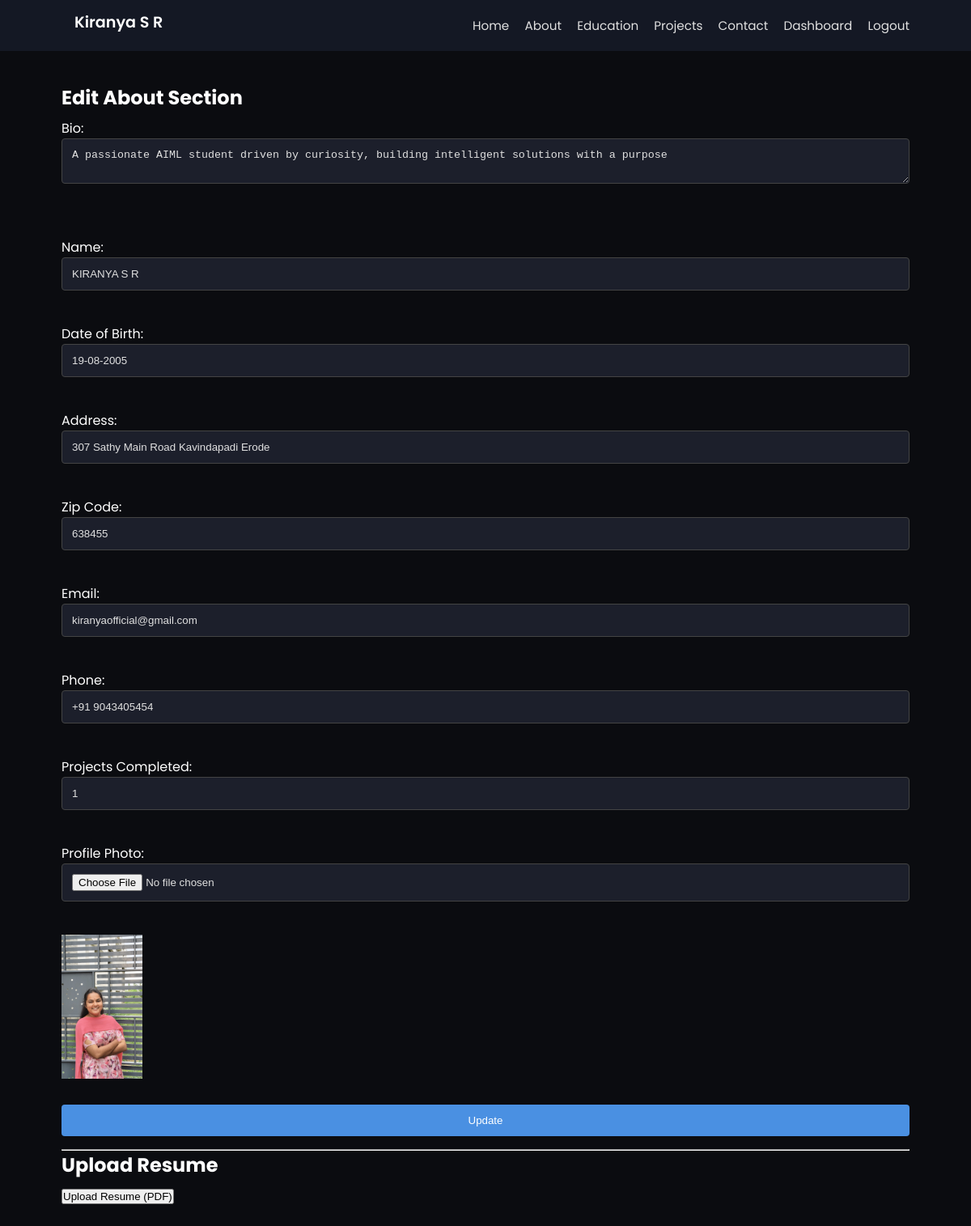
/admin/about/edit (signed in), run on the app's committed database.
### tables this page shows
CREATE TABLE about (
    id INTEGER PRIMARY KEY,
    bio TEXT,
    name TEXT,
    dob TEXT,
    address TEXT,
    zip_code TEXT,
    email TEXT,
    phone TEXT,
    projects_completed INTEGER,
    photo TEXT,
    resume TEXT
);

### app.py (the view, shortened to what this page needs)
@app.route('/admin/about/edit', methods=['GET', 'POST'])
def edit_about():
    if not session.get('admin'):
        return redirect('/login')
    conn = get_db_connection()
    c = conn.cursor()
    c.execute('SELECT bio, name, dob, address, zip_code, email, phone, projects_completed, photo FROM about WHERE id=1')
    about = c.fetchone()
    conn.close()
    return render_template('edit_about.html', about={
        'bio': about[0], 'name': about[1], 'dob': about[2], 'address': about[3],
        'zip_code': about[4], 'email': about[5], 'phone': about[6],
        'projects_completed': about[7], 'photo': about[8]
    })

### app.py (called while the page is built)
def get_db_connection():
    return sqlite3.connect(DATABASE_PATH)

### templates/edit_about.html (shortened to what this page needs)
{% extends "layout.html" %}
{% block content %}
<h2>Edit About Section</h2>
<form method="POST" enctype="multipart/form-data">
  <label>Bio:</label><br>
  <textarea name="bio" required>{{ about.bio }}</textarea><br><br>
  <label>Name:</label><br>
  <input type="text" name="name" value="{{ about.name }}" required><br>
  <label>Date of Birth:</label><br>
  <input type="text" name="dob" value="{{ about.dob }}" required><br>
  <label>Address:</label><br>
  <input type="text" name="address" value="{{ about.address }}" required><br>
  <label>Zip Code:</label><br>
  <input type="text" name="zip_code" value="{{ about.zip_code }}" required><br>
  <label>Email:</label><br>
  <input type="email" name="email" value="{{ about.email }}" required><br>
  <label>Phone:</label><br>
  <input type="text" name="phone" value="{{ about.phone }}" required><br>
  <label>Projects Completed:</label><br>
  <input type="number" name="projects_completed" value="{{ about.projects_completed }}" required><br>
  <label>Profile Photo:</label><br>
  <input type="file" name="photo"><br>
  {% if about.photo %}
  <img src="{{ url_for('static', filename='images/' + about.photo) }}" width="100"><br><br>
  {% endif %}
  <button type="submit">Update</button>
</form>
<hr>
<h2>Upload Resume</h2>
<a href="{{ url_for('upload_resume') }}"><button>Upload Resume (PDF)</button></a>
{% endblock %}

### static/css/style.css (style rules this page uses)
body { font-family: 'Poppins', sans-serif; margin: 0; padding: 0; background-color: #0f1117; color: #e0e0e0; }
h1, h2, h3, h4 { font-family: 'Poppins', sans-serif; color: #ffffff; margin: 0 0 0.5rem; }
form input, form textarea, form button { display: block; width: 100%; padding: 0.75rem; margin-bottom: 1rem; border-radius: 4px; border: 1px solid #444; background-color: #1c1f2b; color: #e0e0e0; }
form button { background: #4a90e2; color: white; border: none; cursor: pointer; transition: 0.3s; }
* { margin: 0; padding: 0; box-sizing: border-box; }
body { font-family: 'Poppins', sans-serif; background-color: #0b0c10; color: #fff; }

### data on the page
about: bio "A passionate AIML student driven by curiosity, building intelligent solutions with a purpose", name "KIRANYA S R", dob "19-08-2005", address "307 Sathy Main Road Kavindapadi Erode", zip_code "638455", email "kiranyaofficial@gmail.com", phone "+91 9043405454", projects_completed "1", photo (picture)
